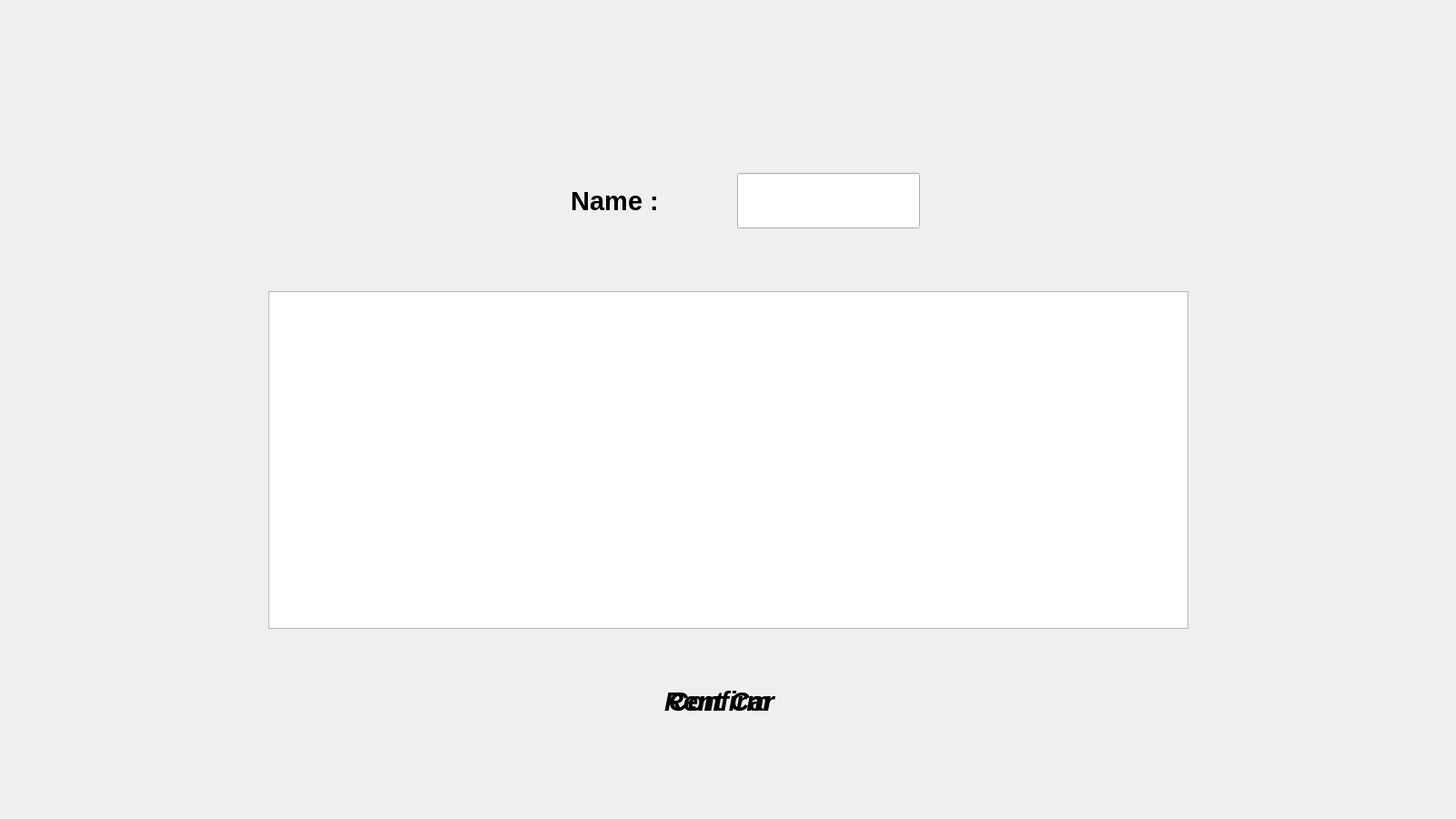
<?xml version="1.0" encoding="UTF-8"?>
<ui version="4.0">
 <class>User_Rent_car</class>
 <widget class="QWidget" name="User_Rent_car">
  <property name="geometry">
   <rect>
    <x>0</x>
    <y>0</y>
    <width>1600</width>
    <height>900</height>
   </rect>
  </property>
  <property name="windowTitle">
   <string>Form</string>
  </property>
  <widget class="QLabel" name="label">
   <property name="geometry">
    <rect>
     <x>0</x>
     <y>0</y>
     <width>1600</width>
     <height>900</height>
    </rect>
   </property>
   <property name="styleSheet">
    <string notr="true">background-image: url(:/Rent_car.jpg);</string>
   </property>
   <property name="text">
    <string/>
   </property>
  </widget>
  <widget class="QTableWidget" name="table">
   <property name="geometry">
    <rect>
     <x>295</x>
     <y>320</y>
     <width>1011</width>
     <height>371</height>
    </rect>
   </property>
  </widget>
  <widget class="QPushButton" name="rent_car">
   <property name="geometry">
    <rect>
     <x>640</x>
     <y>740</y>
     <width>301</width>
     <height>61</height>
    </rect>
   </property>
   <property name="font">
    <font>
     <pointsize>22</pointsize>
     <italic>true</italic>
     <bold>true</bold>
    </font>
   </property>
   <property name="text">
    <string>Rent Car</string>
   </property>
   <property name="flat">
    <bool>true</bool>
   </property>
  </widget>
  <widget class="QLineEdit" name="name_edit">
   <property name="geometry">
    <rect>
     <x>810</x>
     <y>190</y>
     <width>201</width>
     <height>61</height>
    </rect>
   </property>
  </widget>
  <widget class="QLabel" name="name">
   <property name="geometry">
    <rect>
     <x>570</x>
     <y>190</y>
     <width>211</width>
     <height>61</height>
    </rect>
   </property>
   <property name="font">
    <font>
     <pointsize>22</pointsize>
     <bold>true</bold>
    </font>
   </property>
   <property name="text">
    <string>Name :</string>
   </property>
   <property name="alignment">
    <set>Qt::AlignmentFlag::AlignCenter</set>
   </property>
  </widget>
  <widget class="QPushButton" name="confirm">
   <property name="geometry">
    <rect>
     <x>640</x>
     <y>740</y>
     <width>301</width>
     <height>61</height>
    </rect>
   </property>
   <property name="font">
    <font>
     <pointsize>22</pointsize>
     <italic>true</italic>
     <bold>true</bold>
    </font>
   </property>
   <property name="text">
    <string>Confirm</string>
   </property>
   <property name="flat">
    <bool>true</bool>
   </property>
  </widget>
 </widget>
 <resources/>
 <connections/>
</ui>
